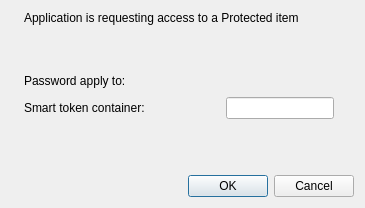
<?xml version="1.0" encoding="UTF-8"?>
<ui version="4.0">
 <class>PassphraseDialog</class>
 <widget class="QDialog" name="PassphraseDialog">
  <property name="geometry">
   <rect>
    <x>0</x>
    <y>0</y>
    <width>505</width>
    <height>240</height>
   </rect>
  </property>
  <property name="windowTitle">
   <string>Signing data with your private key</string>
  </property>
  <layout class="QHBoxLayout" name="horizontalLayout_3">
   <property name="sizeConstraint">
    <enum>QLayout::SetFixedSize</enum>
   </property>
   <item>
    <widget class="QLabel" name="lblIcon">
     <property name="sizePolicy">
      <sizepolicy hsizetype="Fixed" vsizetype="Preferred">
       <horstretch>0</horstretch>
       <verstretch>0</verstretch>
      </sizepolicy>
     </property>
     <property name="text">
      <string/>
     </property>
     <property name="pixmap">
      <pixmap resource="vpn_client.qrc">:/images/blue_vertical_bar.png</pixmap>
     </property>
    </widget>
   </item>
   <item>
    <layout class="QVBoxLayout" name="verticalLayout">
     <item>
      <widget class="QLabel" name="lblDescription">
       <property name="minimumSize">
        <size>
         <width>330</width>
         <height>0</height>
        </size>
       </property>
       <property name="text">
        <string>Application is requesting access to a Protected item</string>
       </property>
      </widget>
     </item>
     <item>
      <spacer name="verticalSpacer">
       <property name="orientation">
        <enum>Qt::Vertical</enum>
       </property>
       <property name="sizeHint" stdset="0">
        <size>
         <width>20</width>
         <height>40</height>
        </size>
       </property>
      </spacer>
     </item>
     <item>
      <layout class="QHBoxLayout" name="horizontalLayout_2">
       <item>
        <widget class="QLabel" name="lblApplyTo">
         <property name="text">
          <string>Password apply to:</string>
         </property>
        </widget>
       </item>
       <item>
        <spacer name="horizontalSpacer_2">
         <property name="orientation">
          <enum>Qt::Horizontal</enum>
         </property>
         <property name="sizeType">
          <enum>QSizePolicy::Fixed</enum>
         </property>
         <property name="sizeHint" stdset="0">
          <size>
           <width>20</width>
           <height>20</height>
          </size>
         </property>
        </spacer>
       </item>
       <item>
        <widget class="QLabel" name="lblPathName">
         <property name="sizePolicy">
          <sizepolicy hsizetype="Expanding" vsizetype="Preferred">
           <horstretch>0</horstretch>
           <verstretch>0</verstretch>
          </sizepolicy>
         </property>
         <property name="text">
          <string/>
         </property>
         <property name="textFormat">
          <enum>Qt::PlainText</enum>
         </property>
         <property name="wordWrap">
          <bool>true</bool>
         </property>
        </widget>
       </item>
      </layout>
     </item>
     <item>
      <layout class="QHBoxLayout" name="horizontalLayout">
       <item>
        <widget class="QLabel" name="lblPasswordType">
         <property name="sizePolicy">
          <sizepolicy hsizetype="Minimum" vsizetype="Preferred">
           <horstretch>0</horstretch>
           <verstretch>0</verstretch>
          </sizepolicy>
         </property>
         <property name="text">
          <string>Smart token container:</string>
         </property>
         <property name="buddy">
          <cstring>txtPassword</cstring>
         </property>
        </widget>
       </item>
       <item>
        <spacer name="horizontalSpacer">
         <property name="orientation">
          <enum>Qt::Horizontal</enum>
         </property>
         <property name="sizeHint" stdset="0">
          <size>
           <width>20</width>
           <height>20</height>
          </size>
         </property>
        </spacer>
       </item>
       <item>
        <widget class="QLineEdit" name="txtPassword">
         <property name="minimumSize">
          <size>
           <width>0</width>
           <height>0</height>
          </size>
         </property>
         <property name="maxLength">
          <number>30</number>
         </property>
         <property name="echoMode">
          <enum>QLineEdit::Password</enum>
         </property>
        </widget>
       </item>
       <item>
        <spacer name="horizontalSpacer_3">
         <property name="orientation">
          <enum>Qt::Horizontal</enum>
         </property>
         <property name="sizeType">
          <enum>QSizePolicy::Fixed</enum>
         </property>
         <property name="sizeHint" stdset="0">
          <size>
           <width>20</width>
           <height>20</height>
          </size>
         </property>
        </spacer>
       </item>
      </layout>
     </item>
     <item>
      <spacer name="verticalSpacer_2">
       <property name="orientation">
        <enum>Qt::Vertical</enum>
       </property>
       <property name="sizeHint" stdset="0">
        <size>
         <width>20</width>
         <height>50</height>
        </size>
       </property>
      </spacer>
     </item>
     <item>
      <widget class="QDialogButtonBox" name="buttonBox">
       <property name="orientation">
        <enum>Qt::Horizontal</enum>
       </property>
       <property name="standardButtons">
        <set>QDialogButtonBox::Cancel|QDialogButtonBox::Ok</set>
       </property>
      </widget>
     </item>
    </layout>
   </item>
  </layout>
 </widget>
 <resources>
  <include location="vpn_client.qrc"/>
 </resources>
 <connections>
  <connection>
   <sender>buttonBox</sender>
   <signal>accepted()</signal>
   <receiver>PassphraseDialog</receiver>
   <slot>accept()</slot>
   <hints>
    <hint type="sourcelabel">
     <x>248</x>
     <y>254</y>
    </hint>
    <hint type="destinationlabel">
     <x>157</x>
     <y>274</y>
    </hint>
   </hints>
  </connection>
  <connection>
   <sender>buttonBox</sender>
   <signal>rejected()</signal>
   <receiver>PassphraseDialog</receiver>
   <slot>reject()</slot>
   <hints>
    <hint type="sourcelabel">
     <x>316</x>
     <y>260</y>
    </hint>
    <hint type="destinationlabel">
     <x>286</x>
     <y>274</y>
    </hint>
   </hints>
  </connection>
 </connections>
</ui>
